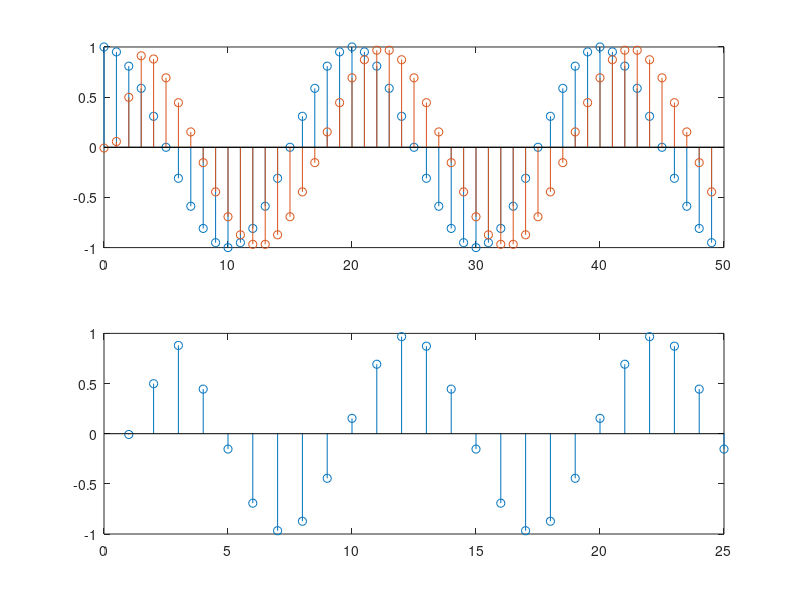

Here is the MATLAB script that generated this plot:
clc; clear all; close all;
N = 50;
n = 0:1:N-1;
x= cos(2*pi*n/20);
subplot(2,1,1);
stem(n,x);
hold on;

%creating a low pass filter
%fir filter has denominator as 1

a=1;
b=fir1(5,0.5,'low');
y=filter(b,a,x);
stem(n,y);
hold off;

M=2;
x=y(1:M:N);
n1=1:1:(N/M);
subplot(2,1,2);
stem(n1,x);